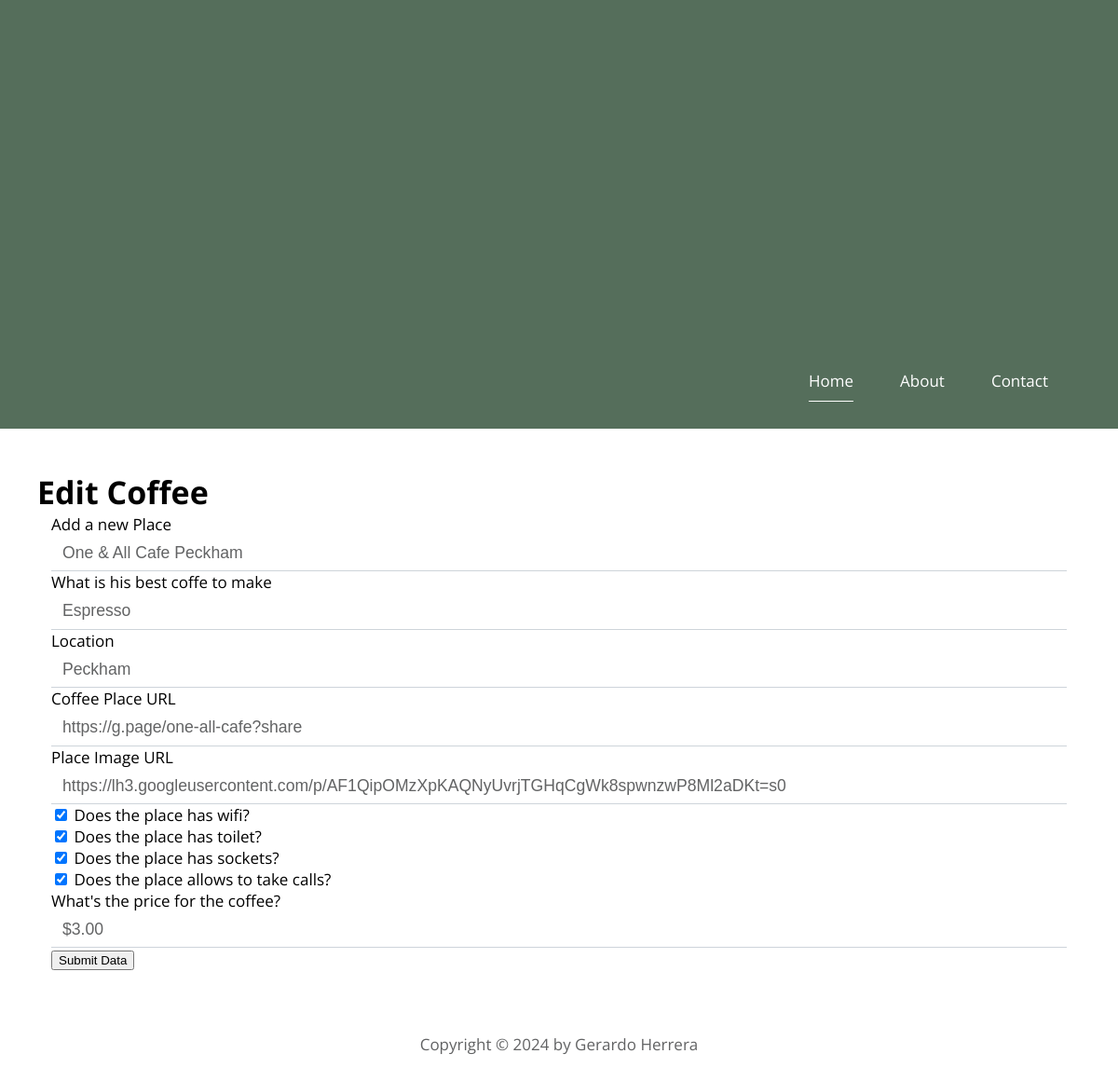
Page /edit-cafe/3 on the committed database.
### main.py (models this page shows)
class CafePlace(db.Model):
    id: Mapped[int] = mapped_column(Integer,primary_key=True)
    name: Mapped[str] = mapped_column(String(250),unique=True,nullable=False)
    popular_coffee: Mapped[str] = mapped_column(String(250),nullable=False)
    map_url: Mapped[str] = mapped_column(String(250),nullable=False)
    img_url: Mapped[str] = mapped_column(String(250),nullable=False)
    location: Mapped[str] = mapped_column(String(250),nullable=False)
    has_wifi: Mapped[bool] = mapped_column(Boolean,nullable=False)
    has_toilet: Mapped[bool] = mapped_column(Boolean,nullable=False)
    has_sockets: Mapped[bool] = mapped_column(Boolean,nullable=False)
    can_take_calls: Mapped[bool] = mapped_column(Boolean,nullable=False)
    coffe_price: Mapped[str] = mapped_column(String(250),nullable=False)

### main.py (the view, shortened to what this page needs)
@app.route('/edit-cafe/<int:cafe_id>',methods=['GET','POST'])
def edit_coffe(cafe_id):
    coffe_to_update = db.get_or_404(CafePlace,cafe_id)
    edit_coffe_form = NewCoffeeForm(
        place= coffe_to_update.name,
        popular_coffee = coffe_to_update.popular_coffee,
        location = coffe_to_update.location,
        map_url = coffe_to_update.map_url,
        img_url = coffe_to_update.img_url,
        has_wifi = coffe_to_update.has_wifi,
        has_toilet = coffe_to_update.has_toilet,
        has_sockets =  coffe_to_update.has_sockets,
        can_take_calls = coffe_to_update.can_take_calls,
        coffe_price = coffe_to_update.coffe_price
        )
    return render_template('make-coffee.html',form=edit_coffe_form,to_edit=True)

### main.py
class NewCoffeeForm(FlaskForm):
    place = StringField(label='Add a new Place', validators=[DataRequired()])
    popular_coffee = StringField(label='What is his best coffe to make',validators=[DataRequired()])
    location = StringField(label='Location', validators=[DataRequired()])
    map_url = URLField(label='Coffee Place URL',validators=[DataRequired()])
    img_url = URLField(label='Place Image URL',validators=[DataRequired()])
    has_wifi = BooleanField(label='Does the place has wifi?')
    has_toilet = BooleanField(label='Does the place has toilet?')
    has_sockets = BooleanField(label='Does the place has sockets?')
    can_take_calls = BooleanField(label='Does the place allows to take calls?')
    coffe_price = StringField(label="What's the price for the coffee?")
    submit = SubmitField(label='Submit Data')

### templates/make-coffee.html
{% extends 'base.html' %}
{% from 'bootstrap5/form.html' import render_form %}
{% block content %}
			<div class="tm-container-inner tm-history">
				<div class="row">
					{% if to_edit %}
					<h1>Edit Coffee</h1>
					{% else %}
					<h1>Add a new Coffee</h1>
					{% endif %}
					<div class="col-12">
                        {{ render_form(form,novalidate=True) }}
					</div>
				</div>
			</div>
{% endblock %}

### templates/base.html (shortened to what this page needs)
<!DOCTYPE html>
<html>
<head>
	<link href="../static/css/templatemo-style.css" rel="stylesheet" />
</head>
<body>
	<div class="container">
		<div class="placeholder">
			<div class="parallax-window" data-parallax="scroll" data-image-src="../static/img/cafe-image-01.jpg">
				<div class="tm-header">
					<div class="row tm-header-inner">
						<nav class="col-md-3 col-12 tm-nav">
							<ul class="tm-nav-ul">
								<li class="tm-nav-li"><a href="{{ url_for('home') }}" class="tm-nav-link active">Home</a></li>
								<li class="tm-nav-li"><a href="{{ url_for('about_page') }}" class="tm-nav-link">About</a></li>
								<li class="tm-nav-li"><a href="{{ url_for('contact_page') }}" class="tm-nav-link">Contact</a></li>
							</ul>
						</nav>
					</div>
				</div>
			</div>
		</div>
		{% block content %} {% endblock %}
    <footer class="tm-footer text-center">
			<p>Copyright &copy; 2024 by Gerardo Herrera </p>
	</footer>
	</div>
</body>
</html>

### static/css/templatemo-style.css (style rules this page uses)
ul, nav, body, h1, h2, h4, h6, p, figure { margin: 0; padding: 0; }
a, button { transition: all 0.3s ease; }
html { box-sizing: border-box; -ms-overflow-style: scrollbar; }
*, *::before, *::after { box-sizing: inherit; }
.container { width: 100%; max-width: 1200px; margin-right: auto; margin-left: auto; }
.tm-container-inner, .tm-container-inner-2 { padding-left: 15px; padding-right: 15px; }
.row { display: -ms-flexbox; display: flex; -ms-flex-wrap: wrap; flex-wrap: wrap; margin-left: -15px; margin-right: -15px; }
.col-lg-3, .col-lg-4, .col-lg-6, .col-md-4, .col-md-6, .col-sm-6, .col-12 { position: relative; width: 100%; padding-right: 15px; padding-left: 15px; }
.col-12 { -ms-flex: 0 0 100%; flex: 0 0 100%; max-width: 100%; }
.text-center { text-align: center; }
body { font-family: 'Open Sans', Arial, sans-serif; font-size: 17px; background-color: #ccc; overflow-x: hidden; }
.container { background-color: white; }
p, address { color: #626364; line-height: 1.8; }
.placeholder { width: 100%; min-height: 460px; background-color: #556E5B; }
.parallax-window { min-height: 460px; background: transparent; position: relative; }
.tm-header { position: absolute; bottom: 0; left: 0; width: 100%; color: white; z-index: 1000; }
.tm-header-inner { padding: 40px 50px; }
.tm-nav { text-align: right; margin-top: 30px; }
.tm-nav-ul { display: flex; justify-content: flex-end; }
.tm-nav-li { list-style: none; display: block; margin-bottom: 0; padding-right: 25px; padding-left: 25px; }
.tm-nav-link { color: white; text-decoration: none; padding-bottom: 10px; }
.tm-nav-link.active, .tm-nav-link:hover { border-bottom: 1px solid white; }
.tm-section, .tm-container-inner, .tm-container-inner-2 { margin-left: auto; margin-right: auto; }
@media (min-width: 768px) { .tm-gallery-page, .tm-section, .tm-container-inner, .tm-container-inner-2 { max-width: 840px; } }
@media (min-width: 992px) { .tm-container-inner { max-width: 1120px; } }
.tm-footer { padding: 25px 15px; margin-top: 40px; }
.tm-history { margin-top: 45px; }
.form-control { display: block; width: 100%; padding: 0.375rem 0.75rem; font-size: 1.1rem; font-weight: 400; line-height: 1.5; color: #626364; background-color: #fff; background-clip: padding-box; border: 1px solid #ced4da; border-right: 0; border-top: 0; border-left: 0; border-radius: 0; transition: border-color 0.15s ease-in-out, box-shadow 0.15s ease-in-out; }
.form-control::placeholder { color: #6c757d; opacity: 1; }

### rows in the picture
CafePlace: popular_coffee "Espresso", location "Peckham", map_url "https://g.page/one-all-cafe?share", img_url "https://lh3.googleusercontent.com/p/AF1QipOMzXpKAQNyUvrjTGHqCgWk8spwnzwP8Ml2aDKt=s0", has_wifi "☑", has_toilet "☑", has_sockets "☑", can_take_calls "☑", coffe_price "$3.00"
